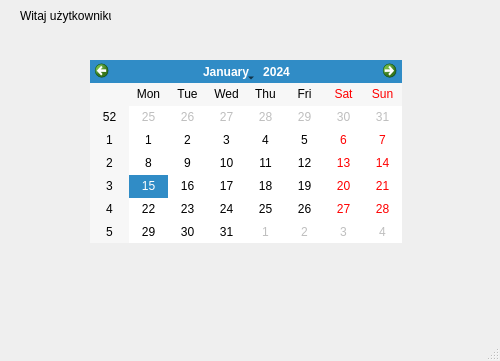
<?xml version="1.0" encoding="UTF-8"?>
<ui version="4.0">
 <class>MainWindow</class>
 <widget class="QMainWindow" name="MainWindow">
  <property name="geometry">
   <rect>
    <x>0</x>
    <y>0</y>
    <width>500</width>
    <height>361</height>
   </rect>
  </property>
  <property name="windowTitle">
   <string>MainWindow</string>
  </property>
  <widget class="QWidget" name="centralwidget">
   <widget class="QCalendarWidget" name="calendarWidget">
    <property name="geometry">
     <rect>
      <x>90</x>
      <y>60</y>
      <width>312</width>
      <height>183</height>
     </rect>
    </property>
   </widget>
   <widget class="QLabel" name="label">
    <property name="geometry">
     <rect>
      <x>20</x>
      <y>0</y>
      <width>91</width>
      <height>31</height>
     </rect>
    </property>
    <property name="text">
     <string>Witaj użytkowniku</string>
    </property>
   </widget>
   <widget class="QLabel" name="label_2">
    <property name="geometry">
     <rect>
      <x>120</x>
      <y>10</y>
      <width>51</width>
      <height>16</height>
     </rect>
    </property>
    <property name="text">
     <string/>
    </property>
   </widget>
  </widget>
  <widget class="QMenuBar" name="menubar">
   <property name="geometry">
    <rect>
     <x>0</x>
     <y>0</y>
     <width>500</width>
     <height>21</height>
    </rect>
   </property>
  </widget>
  <widget class="QStatusBar" name="statusbar"/>
 </widget>
 <resources/>
 <connections/>
</ui>
